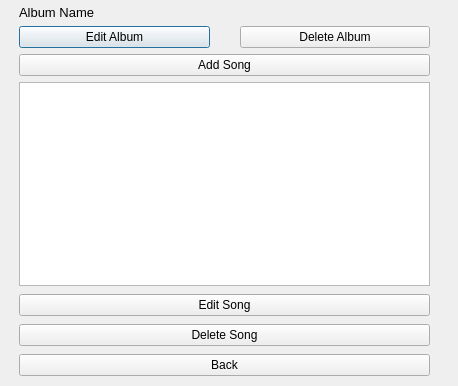
<?xml version="1.0" encoding="UTF-8"?>
<ui version="4.0">
 <class>AlbumWindow</class>
 <widget class="QDialog" name="AlbumWindow">
  <property name="geometry">
   <rect>
    <x>0</x>
    <y>0</y>
    <width>458</width>
    <height>386</height>
   </rect>
  </property>
  <property name="windowTitle">
   <string>Dialog</string>
  </property>
  <widget class="QWidget" name="">
   <property name="geometry">
    <rect>
     <x>19</x>
     <y>5</y>
     <width>411</width>
     <height>371</height>
    </rect>
   </property>
   <layout class="QVBoxLayout" name="verticalLayout_3">
    <property name="spacing">
     <number>6</number>
    </property>
    <item>
     <widget class="QLabel" name="albumNameLabel">
      <property name="text">
       <string>&lt;html&gt;&lt;head/&gt;&lt;body&gt;&lt;p&gt;&lt;span style=&quot; font-size:10pt;&quot;&gt;Album Name&lt;/span&gt;&lt;/p&gt;&lt;/body&gt;&lt;/html&gt;</string>
      </property>
     </widget>
    </item>
    <item>
     <layout class="QHBoxLayout" name="horizontalLayout_2">
      <property name="spacing">
       <number>30</number>
      </property>
      <property name="leftMargin">
       <number>0</number>
      </property>
      <property name="rightMargin">
       <number>0</number>
      </property>
      <item>
       <widget class="QPushButton" name="editAlbumButton">
        <property name="text">
         <string>Edit Album</string>
        </property>
       </widget>
      </item>
      <item>
       <widget class="QPushButton" name="deleteButton">
        <property name="text">
         <string>Delete Album</string>
        </property>
       </widget>
      </item>
     </layout>
    </item>
    <item>
     <layout class="QVBoxLayout" name="verticalLayout">
      <property name="spacing">
       <number>5</number>
      </property>
      <item>
       <widget class="QPushButton" name="addSongButton">
        <property name="text">
         <string>Add Song</string>
        </property>
       </widget>
      </item>
     </layout>
    </item>
    <item>
     <layout class="QVBoxLayout" name="verticalLayout_2">
      <property name="spacing">
       <number>8</number>
      </property>
      <item>
       <widget class="QListWidget" name="songsListWidget"/>
      </item>
      <item>
       <widget class="QPushButton" name="editSongButton">
        <property name="text">
         <string>Edit Song</string>
        </property>
       </widget>
      </item>
      <item>
       <widget class="QPushButton" name="deleteSongButton">
        <property name="text">
         <string>Delete Song</string>
        </property>
       </widget>
      </item>
      <item>
       <widget class="QPushButton" name="backButton">
        <property name="text">
         <string>Back</string>
        </property>
       </widget>
      </item>
     </layout>
    </item>
   </layout>
  </widget>
 </widget>
 <resources/>
 <connections/>
</ui>
